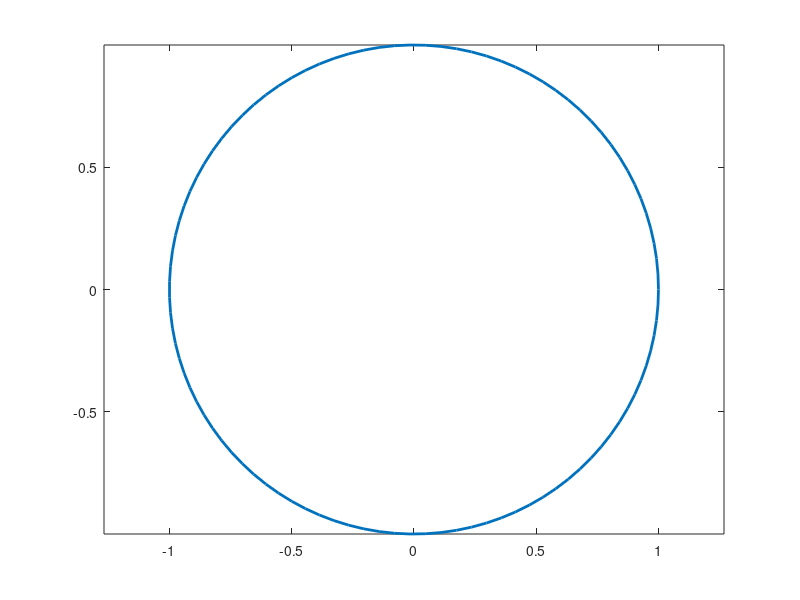

This figure's MATLAB source: (Note: this script raises an error after producing the figure.)
% CURRENTLY ONLY ACCEPTS .txt FILES WITH ONLY 1 INTEGER PER LINE
% NEEDS TO BE UPDATED ONCE .degree.txt file CONVENTION IS AGREED

% ------------- Speaker Visualizer Set-up --------------- %

% Load degree values from the file
fileID = fopen('degrees.txt', 'r');
angles_deg = fscanf(fileID, '%f');
fclose(fileID);

% Convert degrees to radians for the moving point
angles_rad = deg2rad(angles_deg);

% Circle properties
r = 1; % Radius of the circle
theta = linspace(0, 2*pi, 100);
x_circle = r * cos(theta);
y_circle = r * sin(theta);

% Define an array of degrees for stationary dots (modifiable)
stationary_deg = [0, 60, 120, 180, 240, 300]; 
stationary_rad = deg2rad(stationary_deg); 

% Calculate stationary dot coordinates
x_stationary = r * cos(stationary_rad);
y_stationary = r * sin(stationary_rad);

% Create a figure
figure;
plot(x_circle, y_circle, 'LineWidth', 2);
axis equal;
hold on;

% Plot stationary dots individually
num_stationary_dots = length(stationary_deg);
stationary_dots = gobjects(1, num_stationary_dots); % Preallocate array for plot objects
for i = 1:num_stationary_dots
    stationary_dots(i) = plot(x_stationary(i), y_stationary(i), 'bo', 'MarkerSize', 8, 'MarkerFaceColor', 'b');
end

% Initial point for moving dot
moving_dot = plot(r * cos(angles_rad(1)), r * sin(angles_rad(1)), 'ro', 'MarkerSize', 8, 'MarkerFaceColor', 'r');


% ------------- Tracker Visualizer Set-up --------------- %
% Start scanner
rplidar_mex('setup', '/dev/ttyUSB0', 256000);
rplidar_mex('startScan');

% Plot scanner location
scatter(-600, 0, 30, 'o', 'filled');

% Update this point to show current track of participant
tracker_guess = plot(nan, nan, 'ro', 'MarkerSize', 10, 'MarkerFaceColor','green');

% Animation loop
for k = 1:length(angles_rad)

    % Update moving dot position
    x_moving = r * cos(angles_rad(k));
    y_moving = r * sin(angles_rad(k));
    set(moving_dot, 'XData', x_moving, 'YData', y_moving);

    % Calculate Euclidean distances between moving dot and each stationary dot
    distances = sqrt((x_stationary - x_moving).^2 + (y_stationary - y_moving).^2);

    % Find the indices of the two closest stationary dots, save 2 closest
    [~, sorted_indices] = sort(distances);
    closest_indices = sorted_indices(1:2); % Two closest dots

    % Update colors of stationary dots
    for i = 1:num_stationary_dots
        if ismember(i, closest_indices)
            set(stationary_dots(i), 'MarkerFaceColor', 'g'); % Highlight green
        else
            set(stationary_dots(i), 'MarkerFaceColor', 'b'); % Reset to blue
        end
    end

    try
        [~, ~, r, theta] = dbscan_test();
        set(tracker_guess, 'XData', r * cosd(theta), 'YData', r * sind(theta));
    catch
        warning('Participant not found.');
    end

    % CHANGE THIS TO MATCH REFRESH RATE
    pause(0.4);
end

rplidar_mex('close');

title('Matlab Visualizer Prototype');
xlabel('X');
ylabel('Y');
grid on;